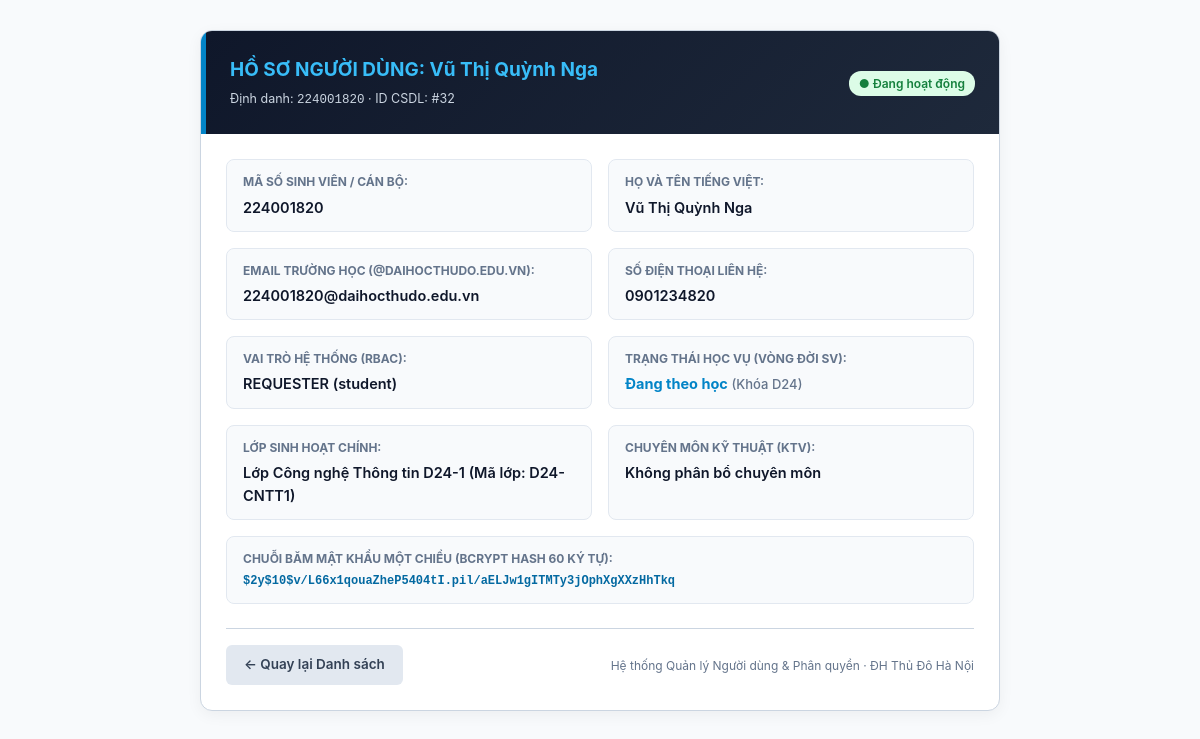
Screenshot of /admin/user_detail.php?id=32 (signed in) with the database file from the repository.
### tables this page shows
CREATE TABLE `users` (
  `id` int(10) unsigned NOT NULL AUTO_INCREMENT,
  `user_code` varchar(30) NOT NULL,
  `name` varchar(100) NOT NULL,
  `email` varchar(190) NOT NULL,
  `personal_email` varchar(190) DEFAULT NULL,
  `password_hash` varchar(255) NOT NULL,
  `role` enum('requester','agent','admin') NOT NULL DEFAULT 'requester',
  `user_type` enum('student','lecturer','staff') NOT NULL DEFAULT 'student',
  `department` varchar(100) DEFAULT NULL,
  `phone` varchar(20) DEFAULT NULL,
  `class_id` int(10) unsigned DEFAULT NULL,
  `cohort` varchar(20) DEFAULT 'D24',
  `academic_status` enum('studying','graduated','expelled','suspended') NOT NULL DEFAULT 'studying',
  `specialty_category_id` int(10) unsigned DEFAULT NULL,
  `max_capacity` tinyint(3) unsigned NOT NULL DEFAULT 15,
  `active_tickets_count` tinyint(3) unsigned NOT NULL DEFAULT 0,
  `is_on_duty` tinyint(1) NOT NULL DEFAULT 1,
  `failed_attempts` tinyint(3) unsigned NOT NULL DEFAULT 0,
  `locked_until` datetime DEFAULT NULL,
  `is_active` tinyint(1) NOT NULL DEFAULT 1,
  `lock_reason` enum('none','brute_force','violation','expelled','tuition_debt','graduated') NOT NULL DEFAULT 'none',
  `is_first_login` tinyint(1) NOT NULL DEFAULT 1,
  `created_at` datetime NOT NULL DEFAULT current_timestamp(),
  `updated_at` datetime NOT NULL DEFAULT current_timestamp() ON UPDATE current_timestamp(),
  `avatar_path` varchar(255) DEFAULT NULL,
  PRIMARY KEY (`id`),
  UNIQUE KEY `uq_users_user_code` (`user_code`),
  UNIQUE KEY `uq_users_email` (`email`),
  KEY `fk_users_class` (`class_id`),
  KEY `fk_users_specialty_category` (`specialty_category_id`),
  KEY `idx_agent_dispatch` (`role`,`is_active`,`is_on_duty`,`specialty_category_id`,`active_tickets_count`),
  KEY `idx_user_lookup` (`user_code`,`user_type`,`academic_status`),
  KEY `idx_cohort_filter` (`cohort`,`academic_status`),
  CONSTRAINT `fk_users_class` FOREIGN KEY (`class_id`) REFERENCES `classes` (`id`) ON DELETE SET NULL,
  CONSTRAINT `fk_users_specialty_category` FOREIGN KEY (`specialty_category_id`) REFERENCES `categories` (`id`) ON DELETE SET NULL
);

### app/Models/UserRepository.php (called while the page is built, shortened)
<?php
class UserRepository {
    public static function findById(int $id): ?array {
        $pdo = db();
        $sql = "SELECT
                    u.*,
                    COALESCE(c.class_code, 'N/A') AS class_code,
                    COALESCE(c.name, 'Không thuộc lớp sinh hoạt') AS class_name,
                    COALESCE(cat.name, 'Không phân bổ chuyên môn') AS specialty_name
                FROM users u
                LEFT JOIN classes c ON c.id = u.class_id
                LEFT JOIN categories cat ON cat.id = u.specialty_category_id
                WHERE u.id = :id
                LIMIT 1";
        $stmt = $pdo->prepare($sql);
        $stmt->execute([':id' => $id]);
        $user = $stmt->fetch();
        return $user ?: null;
    }
}

### admin/user_detail.php (the view, shortened to what this page needs)
<?php
require_once __DIR__ . '/../app/Models/UserRepository.php';
$id = (int)($_GET['id'] ?? 0);
$user = UserRepository::findById($id);
?>
<!DOCTYPE html>
<html lang="vi">
<head>
</head>
<body>
<div class="container">
    <div class="card">
        <div class="card-header">
            <div>
                <h2>HỒ SƠ NGƯỜI DÙNG: <?= htmlspecialchars($user['name']) ?></h2>
                <p style="font-size: 12.5px; color: #cbd5e1; margin-top: 4px;">Định danh: <code><?= htmlspecialchars($user['user_code']) ?></code> · ID CSDL: #<?= $user['id'] ?></p>
            </div>
            <div>
                <?php if ($user['is_active'] == 1): ?>
                    <span class="badge badge-active">● Đang hoạt động</span>
                <?php else: ?>
                    <span class="badge badge-locked">🔒 Bị khóa (<?= htmlspecialchars($user['lock_reason']) ?>)</span>
                <?php endif; ?>
            </div>
        </div>
        <div class="card-body">
            <div class="info-grid">
                <div class="info-item">
                    <div class="info-label">Mã số sinh viên / Cán bộ:</div>
                    <div class="info-value"><?= htmlspecialchars($user['user_code']) ?></div>
                </div>
                <div class="info-item">
                    <div class="info-label">Họ và tên tiếng Việt:</div>
                    <div class="info-value"><?= htmlspecialchars($user['name']) ?></div>
                </div>
                <div class="info-item">
                    <div class="info-label">Email trường học (@daihocthudo.edu.vn):</div>
                    <div class="info-value"><?= htmlspecialchars($user['email']) ?></div>
                </div>
                <div class="info-item">
                    <div class="info-label">Số điện thoại liên hệ:</div>
                    <div class="info-value"><?= htmlspecialchars($user['phone'] ?: 'Chưa cập nhật') ?></div>
                </div>
                <div class="info-item">
                    <div class="info-label">Vai trò hệ thống (RBAC):</div>
                    <div class="info-value"><?= strtoupper($user['role']) ?> (<?= htmlspecialchars($user['user_type']) ?>)</div>
                </div>
                <div class="info-item">
                    <div class="info-label">
                        <?= (in_array($user['user_type'], ['lecturer', 'staff']) || $user['role'] === 'agent') ? 'Trạng thái công tác:' : 'Trạng thái học vụ (Vòng đời SV):' ?>
                    </div>
                    <div class="info-value">
                        <?php if (in_array($user['user_type'], ['lecturer', 'staff']) || $user['role'] === 'agent'): ?>
                            <span style="color: #059669; font-weight: 700;">● Đang công tác</span>
                            <span style="color: #64748b; font-size: 13px; font-weight: 500;">(<?= $user['user_type'] === 'lecturer' ? 'Cán bộ - Giảng viên cơ hữu' : 'Kỹ thuật viên chuyên trách' ?>)</span>
                        <?php else: ?>
                            <?php
                            $academicVi = match($user['academic_status'] ?? '') {
                                'studying'  => 'Đang theo học',
                                'graduated' => 'Đã tốt nghiệp',
                                'expelled'  => 'Buộc thôi học',
                                'suspended' => 'Tạm đình chỉ',
                                default     => htmlspecialchars($user['academic_status'] ?? 'Đang học')
                            };
                            ?>
                            <span style="color: #0284c7; font-weight: 700;"><?= $academicVi ?></span>
                            <span style="color: #64748b; font-size: 13px; font-weight: 500;">(Khóa <?= htmlspecialchars($user['cohort'] ?: 'D24') ?>)</span>
                        <?php endif; ?>
                    </div>
                </div>
                <div class="info-item">
                    <div class="info-label">Lớp sinh hoạt chính:</div>
                    <div class="info-value"><?= htmlspecialchars($user['class_name']) ?> (Mã lớp: <?= htmlspecialchars($user['class_code']) ?>)</div>
                </div>
                <div class="info-item">
                    <div class="info-label">Chuyên môn kỹ thuật (KTV):</div>
                    <div class="info-value"><?= htmlspecialchars($user['specialty_name']) ?></div>
                </div>
                <div class="info-item" style="grid-column: span 2;">
                    <div class="info-label">Chuỗi băm mật khẩu một chiều (Bcrypt Hash 60 ký tự):</div>
                    <div class="info-value" style="font-family: monospace; font-size: 12px; color: #0369a1;">
                        <?= htmlspecialchars($user['password_hash']) ?>
                    </div>
                </div>
            </div>
            <div style="display: flex; justify-content: space-between; align-items: center; border-top: 1px solid var(--border-color); padding-top: 16px;">
                <a href="users.php" class="btn btn-secondary">← Quay lại Danh sách</a>
                <span style="font-size: 12px; color: var(--text-muted);">Hệ thống Quản lý Người dùng & Phân quyền · ĐH Thủ Đô Hà Nội</span>
            </div>
        </div>
    </div>
</div>
</body>
</html>

### admin/user_detail.php (style rules this page uses)
:root { --primary: #0284c7; --primary-dark: #0369a1; --navy-dark: #0f172a; --bg-body: #f8fafc; --bg-card: #ffffff; --border-color: #cbd5e1; --text-main: #1e293b; --text-muted: #64748b; }
* { box-sizing: border-box; margin: 0; padding: 0; }
body { font-family: -apple-system, BlinkMacSystemFont, "Segoe UI", Roboto, sans-serif; background-color: var(--bg-body); color: var(--text-main); line-height: 1.6; padding: 30px 20px; }
.container { max-width: 800px; margin: 0 auto; }
.card { background: var(--bg-card); border-radius: 12px; border: 1px solid var(--border-color); box-shadow: 0 4px 15px rgba(0,0,0,0.05); overflow: hidden; }
.card-header { background: linear-gradient(135deg, var(--navy-dark) 0%, #1e293b 100%); color: #fff; padding: 24px; border-left: 5px solid var(--primary); display: flex; justify-content: space-between; align-items: center; }
.card-header h2 { font-size: 19px; color: #38bdf8; }
.card-body { padding: 25px; }
.info-grid { display: grid; grid-template-columns: 1fr 1fr; gap: 16px; margin-bottom: 24px; }
.info-item { background: #f8fafc; padding: 12px 16px; border-radius: 8px; border: 1px solid #e2e8f0; }
.info-label { font-size: 12px; color: var(--text-muted); text-transform: uppercase; font-weight: 700; margin-bottom: 4px; }
.info-value { font-size: 14.5px; font-weight: 600; color: #0f172a; word-break: break-all; }
.btn { display: inline-flex; align-items: center; gap: 6px; padding: 9px 18px; border-radius: 6px; font-size: 13.5px; font-weight: 600; text-decoration: none; cursor: pointer; border: none; }
.btn-secondary { background: #e2e8f0; color: #334155; }
.badge { display: inline-block; padding: 3px 10px; border-radius: 12px; font-size: 12px; font-weight: 600; }
.badge-active { background: #dcfce7; color: #15803d; }

### rows the page displays
users: name "Vũ Thị Quỳnh Nga", user_code "224001820", id "32", email "224001820@daihocthudo.edu.vn", phone "0901234820", role "REQUESTER", user_type "student", academic_status "Đang theo học", cohort "D24", password_hash "$2y$10$v/L66x1qouaZheP5404tI.pil/aELJw1gITMTy3jOphXgXXzHhTkq"

### other values shown
$user['class_name'] "Lớp Công nghệ Thông tin D24-1"
$user['class_code'] "D24-CNTT1"
$user['specialty_name'] "Không phân bổ chuyên môn"
